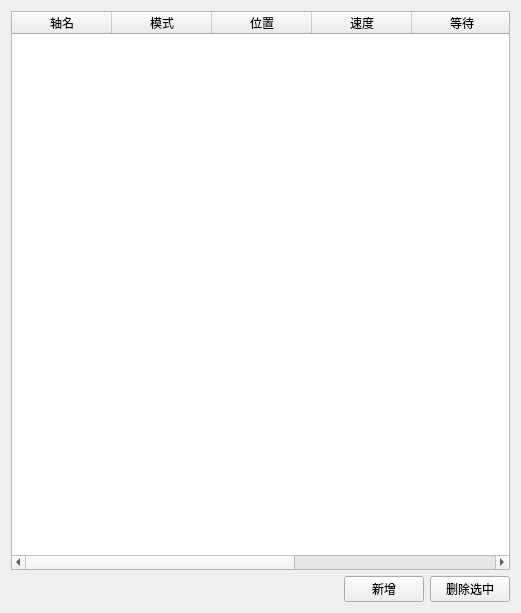
<?xml version="1.0" encoding="UTF-8"?>
<ui version="4.0">
 <class>motionmovparamform</class>
 <widget class="QWidget" name="motionmovparamform">
  <property name="geometry">
   <rect>
    <x>0</x>
    <y>0</y>
    <width>521</width>
    <height>613</height>
   </rect>
  </property>
  <property name="windowTitle">
   <string>Form</string>
  </property>
  <layout class="QVBoxLayout" name="verticalLayout">
   <item>
    <widget class="QTableWidget" name="AxSelList">
     <column>
      <property name="text">
       <string>轴名</string>
      </property>
     </column>
     <column>
      <property name="text">
       <string>模式</string>
      </property>
     </column>
     <column>
      <property name="text">
       <string>位置</string>
      </property>
     </column>
     <column>
      <property name="text">
       <string>速度</string>
      </property>
     </column>
     <column>
      <property name="text">
       <string>等待</string>
      </property>
     </column>
     <column>
      <property name="text">
       <string>加速度</string>
      </property>
     </column>
     <column>
      <property name="text">
       <string>减速度</string>
      </property>
     </column>
    </widget>
   </item>
   <item>
    <layout class="QHBoxLayout" name="horizontalLayout">
     <item>
      <spacer name="horizontalSpacer">
       <property name="orientation">
        <enum>Qt::Horizontal</enum>
       </property>
       <property name="sizeHint" stdset="0">
        <size>
         <width>40</width>
         <height>20</height>
        </size>
       </property>
      </spacer>
     </item>
     <item>
      <widget class="QPushButton" name="addNew">
       <property name="text">
        <string>新增</string>
       </property>
      </widget>
     </item>
     <item>
      <widget class="QPushButton" name="SelDel">
       <property name="text">
        <string>删除选中</string>
       </property>
      </widget>
     </item>
    </layout>
   </item>
  </layout>
 </widget>
 <resources/>
 <connections/>
</ui>
